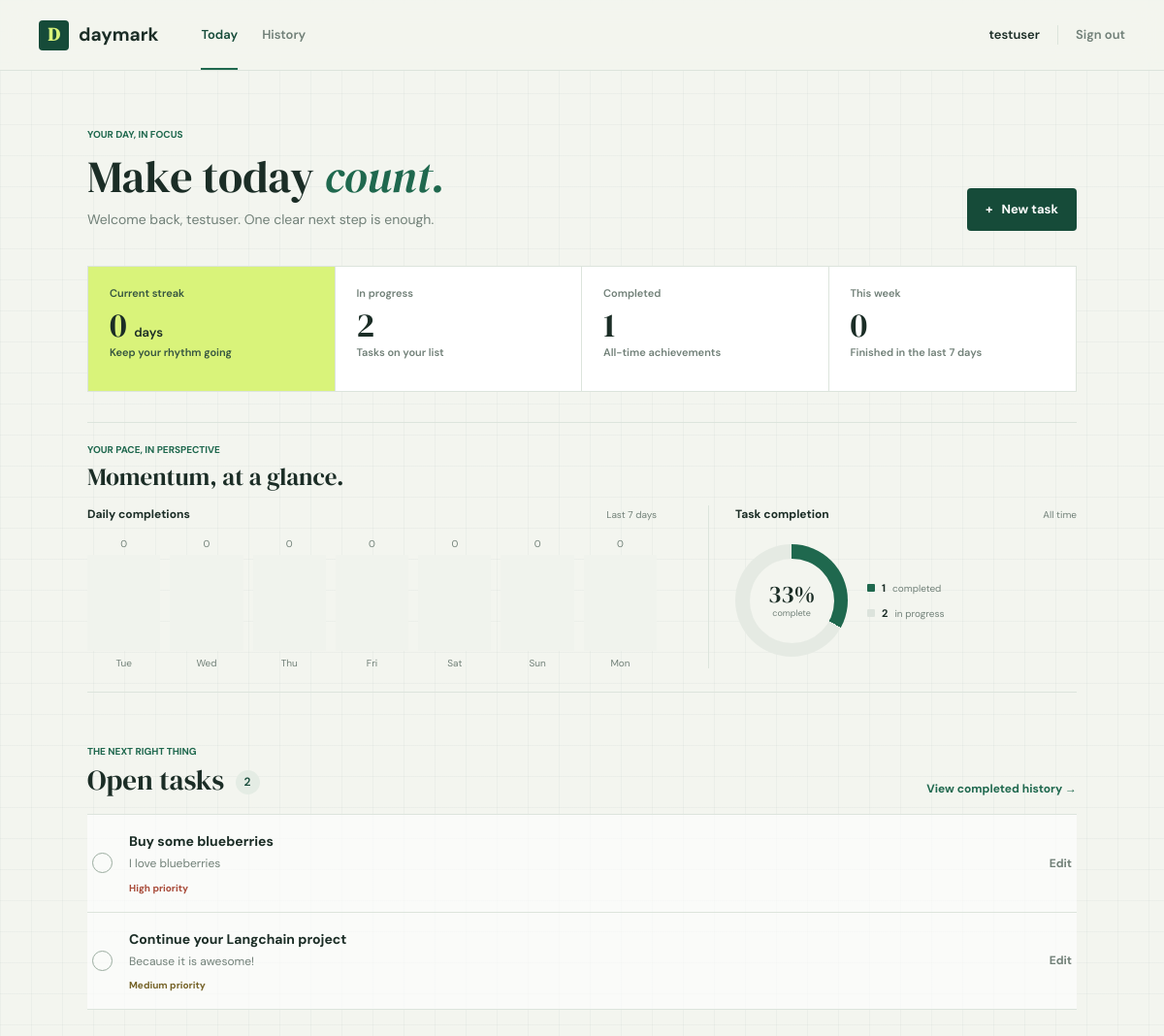
Page /todos/ (signed in) on the committed database.
### models.py (models this page shows)
class Todos(Base):
    __tablename__ = "todos"
    id = Column(Integer, primary_key=True, index=True)
    title = Column(String)
    description = Column(String, nullable=True)
    priority = Column(Integer)
    complete = Column(Boolean, default=False)
    completed_at = Column(DateTime(timezone=True), nullable=True)
    due_date = Column(Date, nullable=True)
    owner_id = Column(Integer, ForeignKey("users.id"))
    owner = relationship("Users", back_populates="todos")

### routers/todos.py (the view)
@router.get("/", response_class=HTMLResponse)
async def read_all_by_user(request: Request, db: Session = Depends(get_db)):
    user = await require_user(request)
    if user is None:
        return RedirectResponse(url="/auth/", status_code=status.HTTP_303_SEE_OTHER)
    todos = (
        db.query(models.Todos)
        .filter(models.Todos.owner_id == user["id"], models.Todos.complete.is_(False))
        .order_by(models.Todos.priority.desc(), models.Todos.due_date.is_(None), models.Todos.due_date)
        .all()
    )
    completed_count = (
        db.query(func.count(models.Todos.id))
        .filter(models.Todos.owner_id == user["id"], models.Todos.complete.is_(True))
        .scalar()
        or 0
    )
    completion_dates = [
        completed_at.date()
        for (completed_at,) in db.query(models.Todos.completed_at).filter(
            models.Todos.owner_id == user["id"],
            models.Todos.complete.is_(True),
            models.Todos.completed_at.is_not(None),
        )
    ]
    today = datetime.now(timezone.utc).date()
    weekly_activity = build_weekly_activity(completion_dates, today)
    completed_this_week = sum(day["count"] for day in weekly_activity)
    open_count = len(todos)
    total_count = open_count + completed_count
    completion_rate = round(completed_count / total_count * 100) if total_count else 0
    return render_template(
        templates,
        request,
        "home.html",
        {
            "user": user,
            "todos": todos,
            "open_count": open_count,
            "completed_count": completed_count,
            "completed_this_week": completed_this_week,
            "weekly_activity": weekly_activity,
            "completion_rate": completion_rate,
            "streak": calculate_streak(completion_dates),
            "today": today,
        },
    )

### templates/home.html (shortened to what this page needs)
{% extends 'layout.html' %}
{% block content %}
<section class="welcome-row">
    <div>
        <p class="eyebrow">YOUR DAY, IN FOCUS</p>
        <h1>Make today <em>count.</em></h1>
        <p class="welcome-copy">Welcome back, {{ user.username }}. One clear next step is enough.</p>
    </div>
    <a class="button button-dark" href="/todos/add-todo"><span aria-hidden="true">+</span> New task</a>
</section>
<section class="stats-grid" aria-label="Your progress">
    <article class="stat-block stat-highlight">
        <p class="stat-label">Current streak</p>
        <p class="stat-value">{{ streak }} <span>day{% if streak != 1 %}s{% endif %}</span></p>
        <p class="stat-foot">Keep your rhythm going</p>
    </article>
    <article class="stat-block">
        <p class="stat-label">In progress</p>
        <p class="stat-value">{{ open_count }}</p>
        <p class="stat-foot">Tasks on your list</p>
    </article>
    <article class="stat-block">
        <p class="stat-label">Completed</p>
        <p class="stat-value">{{ completed_count }}</p>
        <p class="stat-foot">All-time achievements</p>
    </article>
    <article class="stat-block">
        <p class="stat-label">This week</p>
        <p class="stat-value">{{ completed_this_week }}</p>
        <p class="stat-foot">Finished in the last 7 days</p>
    </article>
</section>
<section class="insights-section" aria-label="Completion charts">
    <div class="insights-heading">
        <div>
            <p class="eyebrow">YOUR PACE, IN PERSPECTIVE</p>
            <h2>Momentum, at a glance.</h2>
        </div>
    </div>
    <div class="insights-grid">
        <article class="chart-panel">
            <div class="chart-title-row">
                <h3>Daily completions</h3>
                <span>Last 7 days</span>
            </div>
            <div class="bar-chart" role="img" aria-label="Tasks completed each day over the last seven days">
                {% for day in weekly_activity %}
                <div class="bar-column" aria-label="{{ day.date }}: {{ day.count }} completed">
                    <span class="bar-value">{{ day.count }}</span>
                    <div class="bar-track"><span class="bar-fill {% if day.is_today %}bar-today{% endif %}" style="--bar-height: {{ day.height }}%"></span></div>
                    <span class="bar-label">{{ day.label }}</span>
                </div>
                {% endfor %}
            </div>
        </article>
        <article class="chart-panel completion-panel">
            <div class="chart-title-row">
                <h3>Task completion</h3>
                <span>All time</span>
            </div>
            <div class="completion-content">
                <div class="completion-chart" style="--done-angle: {{ completion_rate * 3.6 }}deg" role="img" aria-label="{{ completed_count }} of {{ open_count + completed_count }} tasks completed">
                    <div class="completion-hole">
                        <strong>{{ completion_rate }}%</strong>
                        <span>complete</span>
                    </div>
                </div>
                <div class="chart-legend">
                    <p><span class="legend-swatch legend-done"></span><strong>{{ completed_count }}</strong> completed</p>
                    <p><span class="legend-swatch legend-open"></span><strong>{{ open_count }}</strong> in progress</p>
                </div>
            </div>
        </article>
    </div>
</section>
<section class="task-section">
    <div class="section-heading">
        <div>
            <p class="eyebrow">THE NEXT RIGHT THING</p>
            <h2>Open tasks <span class="count-pill">{{ open_count }}</span></h2>
        </div>
        <a class="text-link" href="/todos/history">View completed history <span aria-hidden="true">&#8594;</span></a>
    </div>
    {% if todos %}
    <div class="task-list">
        {% for todo in todos %}
        <article class="task-row">
            <form class="complete-form" method="post" action="/todos/complete/{{ todo.id }}">
                <button class="check-button" type="submit" aria-label="Complete {{ todo.title }}" title="Mark complete"></button>
            </form>
            <div class="task-main">
                <a class="task-title" href="/todos/edit-todo/{{ todo.id }}">{{ todo.title }}</a>
                {% if todo.description %}<p class="task-description">{{ todo.description }}</p>{% endif %}
                <div class="task-meta">
                    <span class="priority-tag {% if todo.priority >= 4 %}priority-high{% elif todo.priority == 3 %}priority-medium{% else %}priority-low{% endif %}">
                        {% if todo.priority >= 4 %}High{% elif todo.priority == 3 %}Medium{% else %}Low{% endif %} priority
                    </span>
                </div>
            </div>
            <a class="row-action" href="/todos/edit-todo/{{ todo.id }}">Edit</a>
        </article>
        {% endfor %}
    </div>
    {% endif %}
</section>
{% endblock %}

### templates/layout.html (shortened to what this page needs)
<!doctype html>
<html lang="en">
<head>
    <link rel="stylesheet" href="{{ url_for('static', path='todo/css/base.css') }}">
</head>
<body>
    {% include 'navbar.html' %}
    <main class="page-shell">
        {% block content %}{% endblock %}
    </main>
</body>
</html>

### templates/navbar.html
<header class="site-header">
    <nav class="topbar" aria-label="Main navigation">
        <a class="brand" href="{% if user %}/todos/{% else %}/auth/{% endif %}">
            <span class="brand-mark" aria-hidden="true">D</span>
            <span>daymark</span>
        </a>
        {% if user %}
        <div class="nav-links">
            <a class="nav-link {% if request.url.path == '/todos/' %}is-current{% endif %}" href="/todos/">Today</a>
            <a class="nav-link {% if request.url.path == '/todos/history' %}is-current{% endif %}" href="/todos/history">History</a>
        </div>
        <div class="nav-account">
            <a class="account-name" href="/users/edit-password">{{ user.username }}</a>
            <a class="nav-logout" href="/auth/logout">Sign out</a>
        </div>
        {% else %}
        <div class="nav-account">
            <a class="nav-link" href="/auth/">Sign in</a>
            <a class="button button-small button-dark" href="/auth/register">Create account</a>
        </div>
        {% endif %}
    </nav>
</header>

### rows in the picture
Todos: title "Buy some blueberries", description "I love blueberries", priority "High"
Todos: title "Continue your Langchain project", description "Because it is awesome!", priority "Medium"

### other values in the picture
{{ user.username }} "testuser"
{{ streak }} "0"
{{ open_count }} "2"
{{ completed_count }} "1"
{{ completed_this_week }} "0"
{{ day.count }} "0" "0" "0" "0" "0" "0" "0"
{{ day.label }} "Tue" "Wed" "Thu" "Fri" "Sat" "Sun" "Mon"
{{ completion_rate }} "33"
